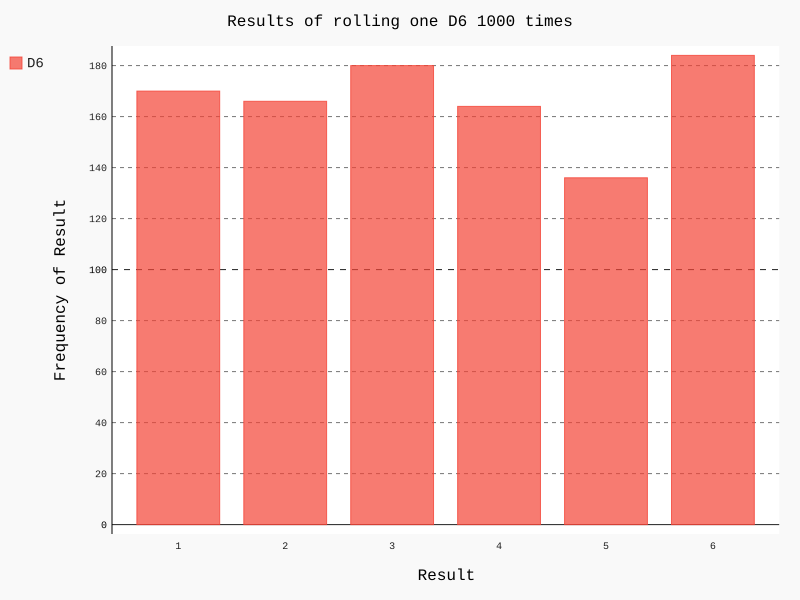

Write the Python code that produced this figure.
# -*- coding:utf-8 -*-
import pygal

from die import Die
#创建一个D6
die = Die()

#掷几次骰子,并将结果存储在列表中
results = []
for roll_num in range(1000):
    result = die.roll()
    results.append(result)
    
#分析结果
frequencies=[]
for value in range(1, die.num_sides+1):
    frequency = results.count(value)
    frequencies.append(frequency)
    
#对结果进行可视化
hist = pygal.Bar()

hist.title = "Results of rolling one D6 1000 times"
hist.x_labels = [str(i) for i in range(1, die.num_sides+1)]
hist.x_title = 'Result'
hist.y_title = 'Frequency of Result'

hist.add('D6', frequencies)
hist.render_to_file('die_visual.svg')
